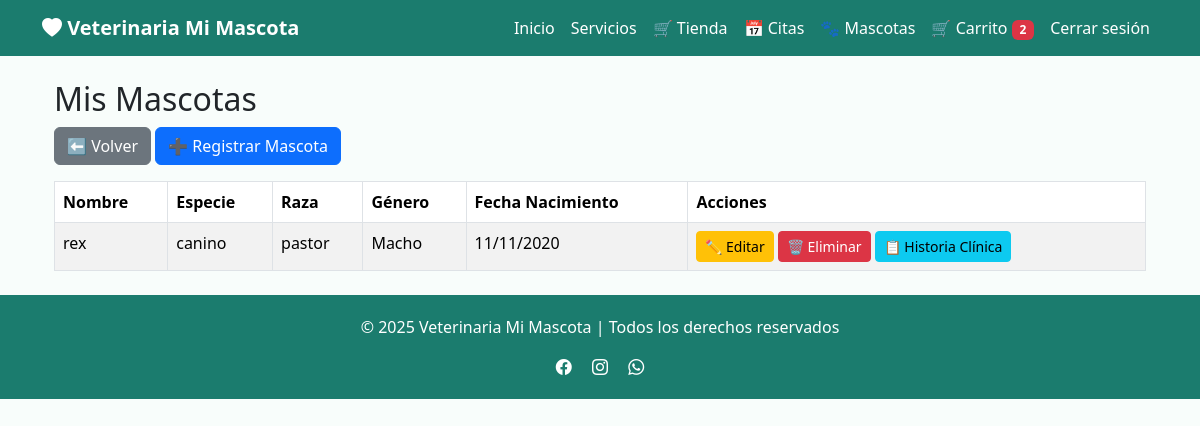
Screenshot of /mascotas/ (signed in) with the database file from the repository.
### app/models/mascota.py (models this page shows, shortened)
class Mascota(db.Model):
    __tablename__ = "mascotas"
    id_mascota = db.Column(db.Integer, primary_key=True)
    nombre = db.Column(db.String(100), nullable=False)
    especie = db.Column(db.String(50), nullable=False)
    raza = db.Column(db.String(50))
    genero = db.Column(db.String(10))
    fecha_nacimiento = db.Column(db.Date)
    id_usuario = db.Column(db.Integer, db.ForeignKey("usuarios.id_usuario"), nullable=False)
    usuario = db.relationship('Usuario', back_populates='mascotas')
    historia_clinica = db.relationship('HistoriaClinica', back_populates='mascota', uselist=False)
    citas = db.relationship('Cita', back_populates='mascota')

### app/routes/mascotas.py (the view)
@mascotas_bp.route("/")
@login_required
def index():
    mascotas = Mascota.query.filter_by(id_usuario=current_user.id_usuario).all()
    return render_template("mascotas/index.html", mascotas=mascotas)

### app/templates/mascotas/index.html
{% extends "base.html" %}
{% block content %}
<div class="container mt-4">
    <h2>Mis Mascotas</h2>
    <a href="{{ url_for('main.dashboard') }}" class="btn btn-secondary mb-3">⬅️ Volver</a>
    <a href="{{ url_for('mascotas.crear') }}" class="btn btn-primary mb-3">➕ Registrar Mascota</a>
    {% if mascotas %}
    <table class="table table-striped table-bordered">
        <thead>
            <tr>
                <th>Nombre</th>
                <th>Especie</th>
                <th>Raza</th>
                <th>Género</th>
                <th>Fecha Nacimiento</th>
                <th>Acciones</th>
            </tr>
        </thead>
        <tbody>
            {% for mascota in mascotas %}
            <tr>
                <td>{{ mascota.nombre }}</td>
                <td>{{ mascota.especie }}</td>
                <td>{{ mascota.raza }}</td>
                <td>{{ mascota.genero }}</td>
                <td>
                    {% if mascota.fecha_nacimiento %}
                        {{ mascota.fecha_nacimiento.strftime("%d/%m/%Y") }}
                    {% else %}
                        -
                    {% endif %}
                </td>
                <td>
                    <a href="{{ url_for('mascotas.editar', id_mascota=mascota.id_mascota) }}"
                       class="btn btn-sm btn-warning">✏️ Editar</a>
                    <form action="{{ url_for('mascotas.eliminar', id_mascota=mascota.id_mascota) }}"
                          method="POST" style="display:inline;">
                        <button type="submit" class="btn btn-sm btn-danger"
                                onclick="return confirm('¿Seguro que quieres eliminar esta mascota?');">
                            🗑️ Eliminar
                        </button>
                    </form>
                    <a href="{{ url_for('historia.listar', id_mascota=mascota.id_mascota) }}"
                       class="btn btn-sm btn-info">📋 Historia Clínica</a>
                </td>
            </tr>
            {% endfor %}
        </tbody>
    </table>
    {% else %}
        <div class="alert alert-info">No tienes mascotas registradas aún.</div>
    {% endif %}
</div>
{% endblock %}

### app/templates/base.html (style rules this page uses)
body { background-color: #f8fdfb; }

### rows the page displays
Mascota: nombre "rex", especie "canino", raza "pastor", genero "Macho", fecha_nacimiento "11/11/2020"

### other values shown
{{ current_user.carrito.items|length }} "2"
